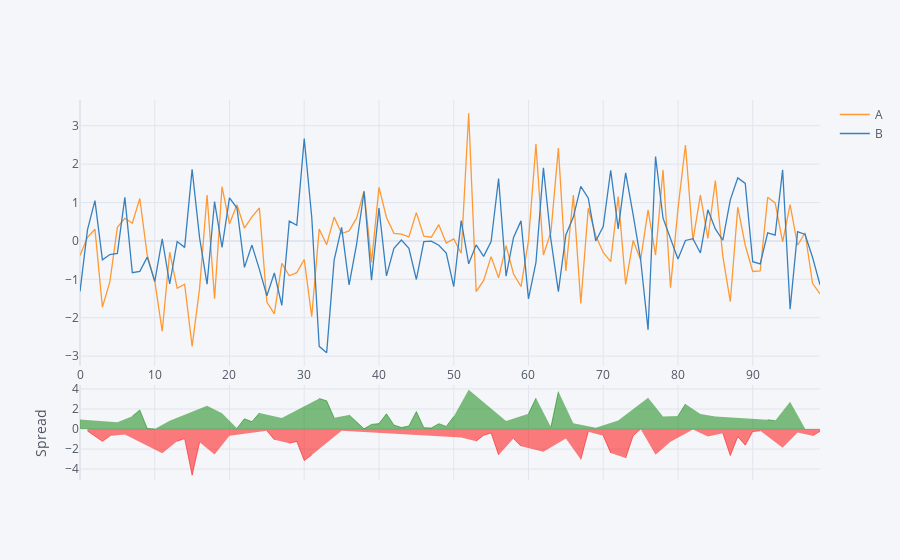

Notebook code for this chart:
### Code cell
df[['A','B']].iplot(kind='spread')
#Compare 2 different stocks
